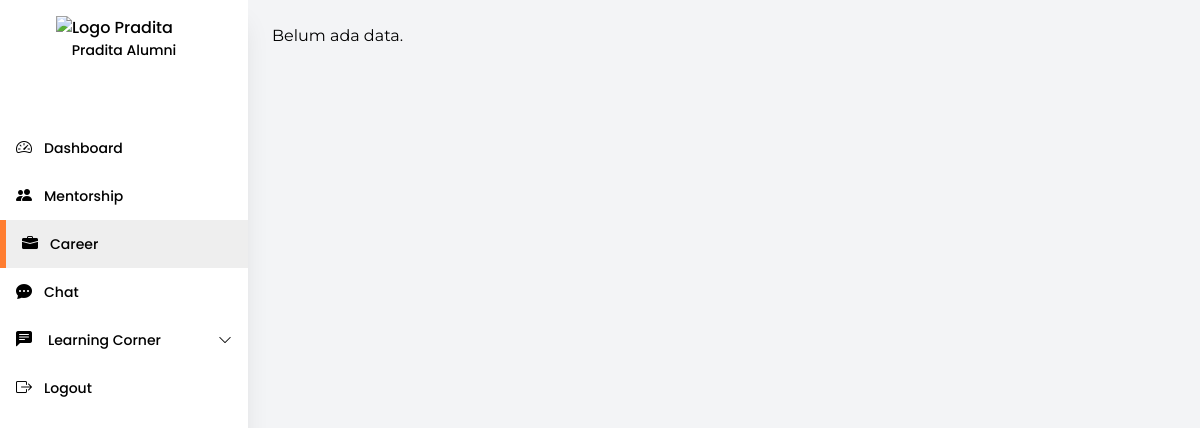
Before: /career/ with the older database file.
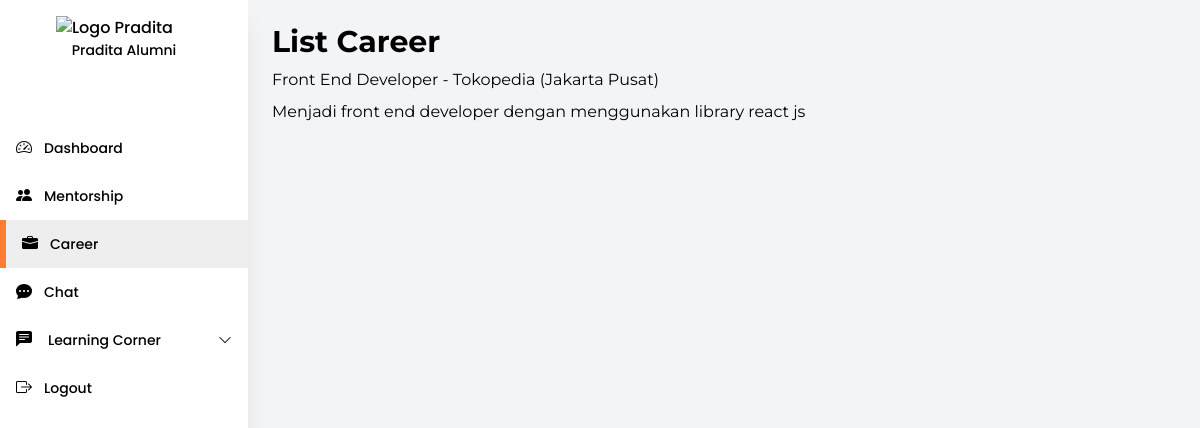
After: the same page with the newer database file.
### career/models.py (models this page shows, shortened)
class Career(models.Model):
    title = models.CharField(max_length=100)
    company = models.CharField(max_length=100)
    location = models.CharField(max_length=100)
    description = models.TextField()

### career/views.py (the view)
# urls.py: path('career/', career_list, name='career'),
def career_list(request):
    careers = Career.objects.all()
    return render(request, 'career/index.html', {
        'careers': careers
    })

### career/templates/career/index.html (shortened to what this page needs)
{% extends "base.html" %}
{% block content %}
    {% for c in careers %}
      <div class=" text-black">
        <h1 class="text-3xl font-bold">List Career</h1>
        <p class="mt-2">{{ c.title }} - {{ c.company }} ({{ c.location }})</p>
        <p class="mt-2">{{ c.description }}</p>
      </div>
    {% empty %}
        <p class=" text-black">Belum ada data.</p>
    {% endfor %}
{% endblock %}

Changed rows visible on the page:
added Career: title "Front End Developer", company "Tokopedia", location "Jakarta Pusat", description "Menjadi front end developer dengan menggunakan library react js"
Other visible differences:
text no longer shown: "Belum ada data."
